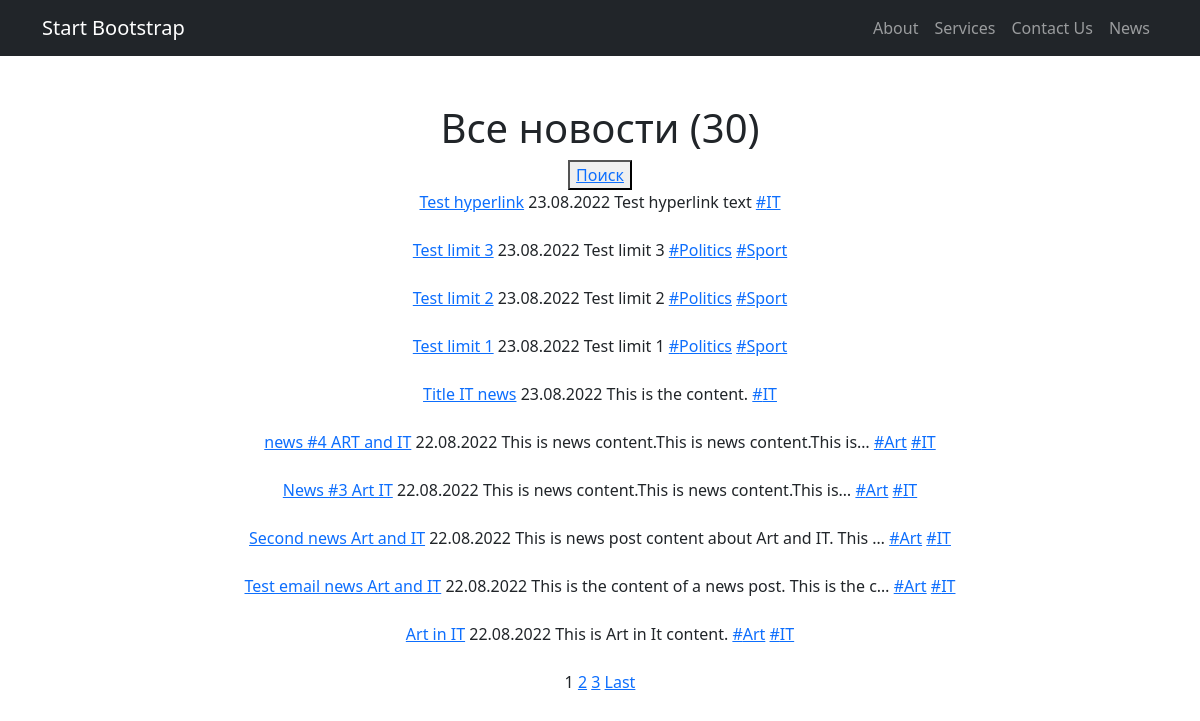
Page /news/ on the committed database.
### news/models.py (models this page shows, shortened)
class Post(models.Model):
    author = models.ForeignKey(Author, on_delete=models.CASCADE)
    NEWS = 'NW'
    ARTICLE = 'AR'
    TYPE_CHOICES = [
        (NEWS, 'news'),
        (ARTICLE, 'article')
    ]
    type = models.CharField(max_length=2, choices=TYPE_CHOICES, default=NEWS)
    date = models.DateTimeField(auto_now_add=True)
    category = models.ManyToManyField(Category, through='PostCategory')
    title = models.CharField(max_length=150)
    content = models.TextField()
    rating = models.IntegerField(default=0)

class Category(models.Model):
    name = models.CharField(max_length=100, unique=True)
    subscribers = models.ManyToManyField(User, blank=True)

### news/views.py (the view)
# urls.py: path('', cache_page(60 * 1)(NewsList.as_view())),  # news/
class NewsList(ListView):
    model = Post
    template_name = 'news/news.html'
    context_object_name = 'news'
    queryset = Post.objects.filter(type='NW').order_by('-date')
    paginate_by = 10
    def get_context_data(self, **kwargs):
        context = super().get_context_data(**kwargs)
        context['is_author'] = self.request.user.groups.filter(name='authors').exists()
        context['username'] = self.request.user.get_username()
        return context

### news/templatetags/custom_filters.py (called while the page is built)
@register.filter(name='censor')
def censor(value):
    if isinstance(value, str):
        list_of_stop_words = ["profanity", "curse", "ругательство", "мат"]
        split_str = value.split()
        filtered_str = ' '.join((filter(lambda s: s not in list_of_stop_words, split_str)))
        return str(filtered_str)
    else:
        raise ValueError(f'Нельзя применить цензуру к данному типу: {type(value)}')

### templates/news/news.html (shortened to what this page needs)
{% extends 'flatpages/default.html' %}
{% load custom_filters %}.
{% block content %}
    <h1>Все новости ({{paginator.count}})</h1>
    <div>
        <button><a href="{% url 'search' %}">Поиск</a></button>
    </div>
    {% for n in news %}
        <div>
            <a href="{% url 'news_detail' n.id %}">{{ n.title|censor }}</a>
            {{n.date|date:'d.m.Y'}} {{n.content|truncatechars:50|censor}}
            {% for cat in n.category.values %}
                <a href="{% url 'news_category' cat.id %}"> #{{cat.name}}</a>
            {% endfor %}
        </div>
         <br>
    {% endfor %}
    {% if is_paginated %}
        {% for num in page_obj.paginator.page_range %}
            {% if page_obj.number == num %}
                <a>{{ num }}</a>
            {% elif num > page_obj.number|add:'-3' and num < page_obj.number|add:'3' %}
                <a href="?page={{ num }}">{{ num }}</a>
            {% endif %}
        {% endfor %}
        {% if page_obj.has_next %}
            <a href="?page={{ page_obj.paginator.num_pages }}">Last</a>
        {% endif %}
    {% endif %}
{% endblock content %}

### templates/flatpages/default.html (shortened to what this page needs)
{% load static %}
{% load cache %}
<!DOCTYPE html>
<html lang="en">
    <head>
        <link href="{% static 'css/styles.css' %}" rel="stylesheet" />
    </head>
    <body>
         {% cache 3600 navbar %}
            <nav class="navbar navbar-expand-lg navbar-dark bg-dark">
                <div class="container">
                    <a class="navbar-brand" href="/accounts/profile/">Start Bootstrap</a>
                    <div class="collapse navbar-collapse" id="navbarSupportedContent">
                        <ul class="navbar-nav ms-auto mb-2 mb-lg-0">
                            <li class="nav-item"><a class="nav-link" href="/about/">About</a></li>
                            <li class="nav-item"><a class="nav-link" href="/services/">Services</a></li>
                            <li class="nav-item"><a class="nav-link" href="/contacts/">Contact Us</a></li>
                            <li class="nav-item"><a class="nav-link" href="/news/">News</a></li>
                        </ul>
                    </div>
                </div>
            </nav>
         {% endcache %}
        <div class="container">
            <div class="text-center mt-5">
                {% block content %}
                {% endblock content %}
            </div>
        </div>
    </body>
</html>

### rows in the picture
Post: title|censor "Test hyperlink", date "23.08.2022", content|censor "Test hyperlink text"
Category: name "IT"
Post: title|censor "Test limit 3", date "23.08.2022", content|censor "Test limit 3"
Category: name "Politics"
Category: name "Sport"
Post: title|censor "Test limit 2", date "23.08.2022", content|censor "Test limit 2"
Post: title|censor "Test limit 1", date "23.08.2022", content|censor "Test limit 1"
Post: title|censor "Title IT news", date "23.08.2022", content|censor "This is the content."
Post: title|censor "news #4 ART and IT", date "22.08.2022", content|censor "This is news content.This is news content.This is…"
Category: name "Art"
Post: title|censor "News #3 Art IT", date "22.08.2022", content|censor "This is news content.This is news content.This is…"
Post: title|censor "Second news Art and IT", date "22.08.2022", content|censor "This is news post content about Art and IT. This …"
Post: title|censor "Test email news Art and IT", date "22.08.2022", content|censor "This is the content of a news post. This is the c…"
Post: title|censor "Art in IT", date "22.08.2022", content|censor "This is Art in It content."

### other values in the picture
{{ paginator.count }} "30"
{{ num }} "1"
{{ num }} "2" "3"
